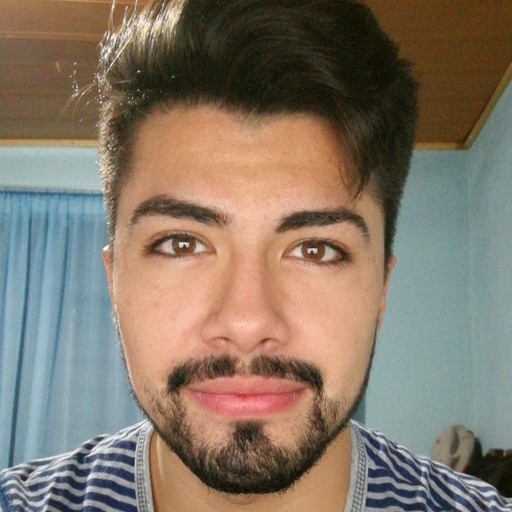
#> input picture week-08/training-data/s1/1.jpg, 512 x 512 px; its folder holds only this picture in this run
$ jupyter execute --allow-errors Semana8.ipynb
#> lines starting #> are read from the running program, lines starting #| are printed output that depends on the picture
# Semana 8: Detección de caras con PCA

En esta asignación se implementa la detección de caras mediante PCA.

1. Se importan las dependencias necesarias y algunas funciones auxiliares.

[cell 1]
import cv2
import os
import numpy as np
import matplotlib.pyplot as plt

def draw_rectangle(img, rect):
    (x, y, w, h) = rect
    cv2.rectangle(img, (x, y), (x+w, y+h), (0, 255, 0), 2)

# Escribe texto sobre la imagen


def draw_text(img, text, x, y):
    cv2.putText(img, text, (x, y), cv2.FONT_HERSHEY_PLAIN, 1.5, (0, 255, 0), 2)

2. Se cargan las etiquetas de clasificación.

[cell 2]
# Lista de personas
subjects = ["", "Brandon", "Kevin", "Miguel", "Rodolfo", "Randald"]

3. Se crea el método de detección facial.

[cell 3]
# función de detección de cara.
def detect_face(img):
    # convierte la imagen a escala de grises.
    gray = cv2.cvtColor(img, cv2.COLOR_BGR2GRAY)

    # Carga un detector de caras LBP.
    face_cascade = cv2.CascadeClassifier('lbpcascade_frontalface.xml')

    # obtiene la lista de caras.
    faces = face_cascade.detectMultiScale(
        gray, scaleFactor=1.2, minNeighbors=5)

    if (len(faces) == 0):
        return None, None

    # Extrae el área de la cara.
    (x, y, w, h) = faces[0]

    # Retorna la parte de la cara de la imagen
    return gray[y:y+w, x:x+h], faces[0]

4. Función de preparación para los datos de entrenamiento.

[cell 4]
# Entrenamiento a partir de las caras.
def prepare_training_data(data_folder_path):
#> called with data_folder_path = 'training-data'
    dirs = os.listdir(data_folder_path)
    faces = []
    labels = []

    for dir_name in dirs:
        if not dir_name.startswith("s"):
            continue

        label = int(dir_name.replace("s", ""))

        subject_dir_path = data_folder_path + "/" + dir_name

        subject_images_names = os.listdir(subject_dir_path)

        for image_name in subject_images_names:
            if image_name.startswith("."):
                continue

            image_path = subject_dir_path + "/" + image_name

            image = cv2.imread(image_path)
#> image is the input picture: shape (512, 512, 3); mean B, G, R 104, 118.9, 132.1

            # detect face
            face, rect = detect_face(image)
#> in detect_face, `faces = face_cascade.detectMultiScale( gray, scaleFactor=1.2, minNeigh..`: faces = [[64, 106, 365, 365]]
#> in detect_face, `(x, y, w, h) = faces[0]`: x = 64; y = 106; w = 365
#> rect = [64, 106, 365, 365]

            if face is not None:
                # add face to list of faces
                faces.append(face)
                # add label for this face
                labels.append(label)
#> pass 2 of the loop in prepare_training_data, `for dir_name in dirs:`:
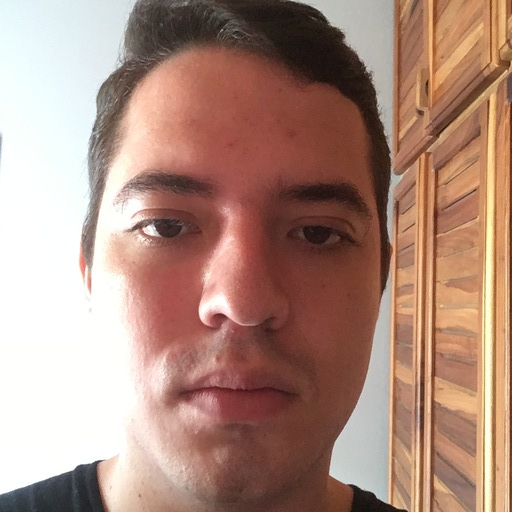
#> input picture week-08/training-data/s2/1.jpg, 512 x 512 px
#> in prepare_training_data, image is the input picture: shape (512, 512, 3); mean B, G, R 126.3, 140.1, 173.9
#> in detect_face (call 2), `gray = cv2.cvtColor(img, cv2.COLOR_BGR2GRAY)`:
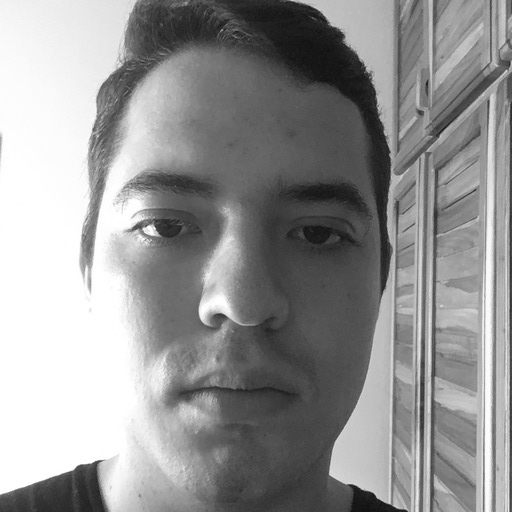
#> gray: shape (512, 512); min 14, max 255, mean 148.7
#> in detect_face (call 2), `faces = face_cascade.detectMultiScale( gray, scaleFactor=1.2, minNeigh..`: faces = ()

    return faces, labels

5. Se implementa método de predicción.

[cell 5]
def predict(test_img):
    # realiza una copia de la imagen original.
    img = test_img.copy()
    # detecta la cara y el rectángulo en la imagen de origen.
    face, rect = detect_face(img)

    # etiqueta un resultado asociado a una persona y también la confianza.
    label, confidence = face_recognizer.predict(face)

    # etiqueta.
    label_text = subjects[label]

    # dibuja un rectángulo sobre la imagen.
    draw_rectangle(img, rect)
    # escribe el nombre del sujeto.
    draw_text(img, label_text, rect[0], rect[1]-5)

    return img

6. Se realiza el entrenamiento del modelo.

[cell 6]
faces, labels = prepare_training_data("training-data")
#> faces = 1 item; labels = [1]

print("Caras totales: ", len(faces))
#| Caras totales:  1
print("Etiquetas totales: ", len(labels))
#| Etiquetas totales:  1

# Crea un detector de caras.
face_recognizer = cv2.face.LBPHFaceRecognizer_create()

# Entrena el detector de caras.
face_recognizer.train(faces, np.array(labels))

7. Se realiza la predicción con imágenes de prueba.

[cell 7]
# Carga las imágenes de prueba.
test_img1 = cv2.imread("test-data/test1.jpg")
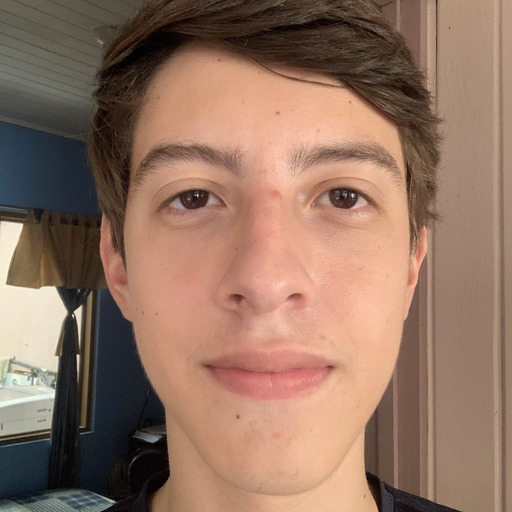
#> input picture week-08/test-data/test1.jpg, 512 x 512 px
#> test_img1 is the input picture: shape (512, 512, 3); mean B, G, R 97.8, 115.3, 146.7
test_img2 = cv2.imread("test-data/test2.jpg")
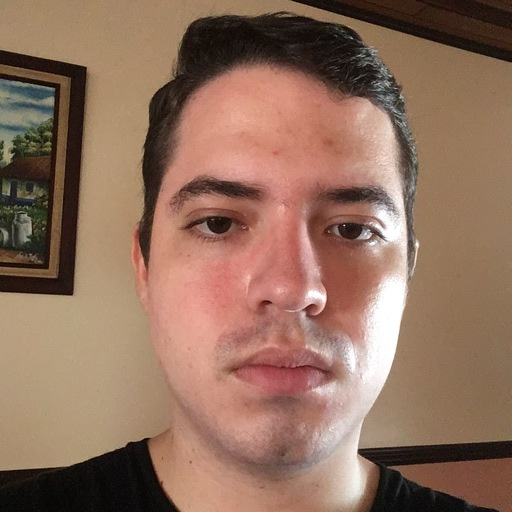
#> input picture week-08/test-data/test2.jpg, 512 x 512 px
#> test_img2 is the input picture: shape (512, 512, 3); mean B, G, R 93.6, 111.9, 145.1
test_img3 = cv2.imread("test-data/test3.jpg")
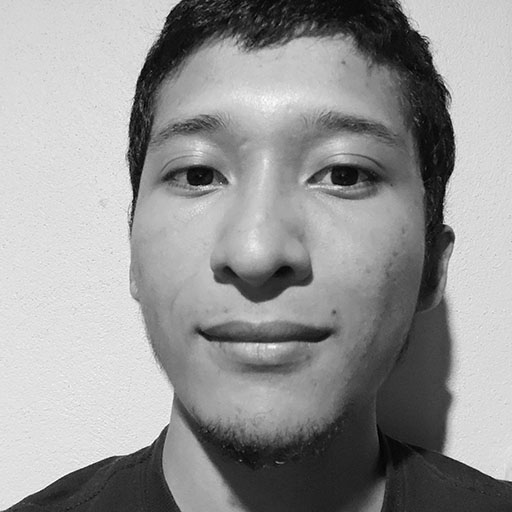
#> input picture week-08/test-data/test3.jpg, 512 x 512 px
#> test_img3 is the input picture: shape (512, 512, 3); min 0, max 255, mean 150.3
test_img4 = cv2.imread("test-data/test4.jpg")
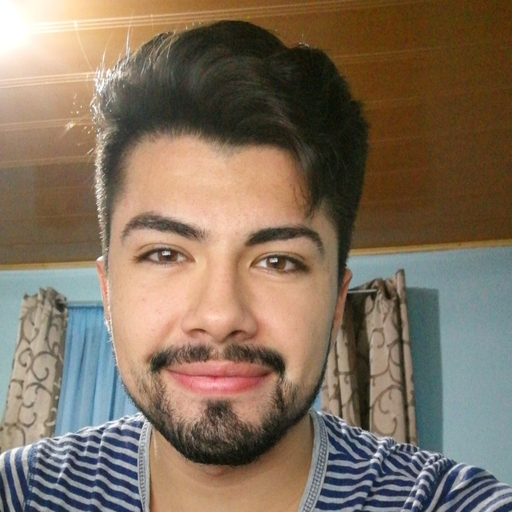
#> input picture week-08/test-data/test4.jpg, 512 x 512 px
#> test_img4 is the input picture: shape (512, 512, 3); mean B, G, R 94.9, 112.7, 129.4
test_img5 = cv2.imread("test-data/test5.jpg")

# Ejecuta las predicciones
predicted_img1 = predict(test_img1)
#> in detect_face (call 3), `gray = cv2.cvtColor(img, cv2.COLOR_BGR2GRAY)`:
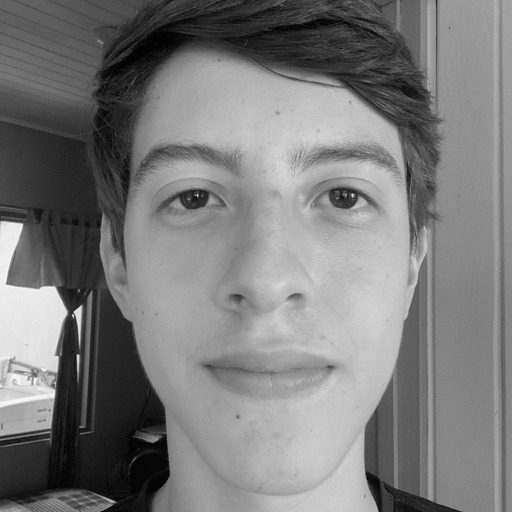
#> gray: shape (512, 512); min 0, max 253, mean 122.8
#> in detect_face (call 3), `faces = face_cascade.detectMultiScale( gray, scaleFactor=1.2, minNeigh..`: faces = [[68, 50, 407, 407]]
#> in detect_face (call 3), `(x, y, w, h) = faces[0]`: x = 68; y = 50; w = 407
#> in predict, `face, rect = detect_face(img)`: rect = [68, 50, 407, 407]
#> in predict, `label, confidence = face_recognizer.predict(face)`: label = 1; confidence = 31.97
#> in predict, `label_text = subjects[label]`: label_text = 'Brandon'
#> in draw_rectangle, `(x, y, w, h) = rect`: x = 68; y = 50; w = 407
predicted_img2 = predict(test_img2)
#> in detect_face (call 4), `gray = cv2.cvtColor(img, cv2.COLOR_BGR2GRAY)`:
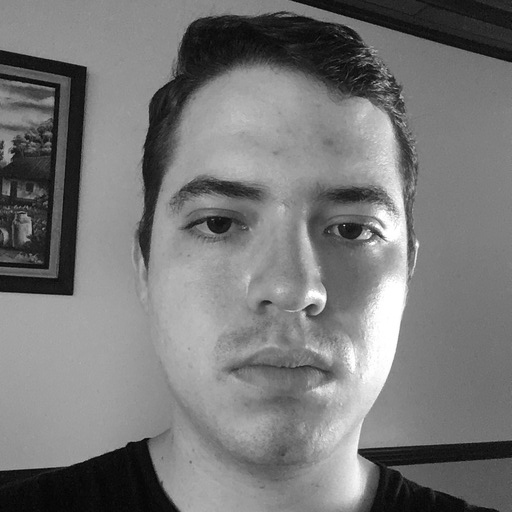
#> gray: shape (512, 512); min 1, max 255, mean 119.8
#> in detect_face (call 4), `faces = face_cascade.detectMultiScale( gray, scaleFactor=1.2, minNeigh..`: faces = [[74, 60, 407, 407]]
#> in detect_face (call 4), `(x, y, w, h) = faces[0]`: x = 74; y = 60
predicted_img3 = predict(test_img3)
#> in predict (call 3), `face, rect = detect_face(img)`:
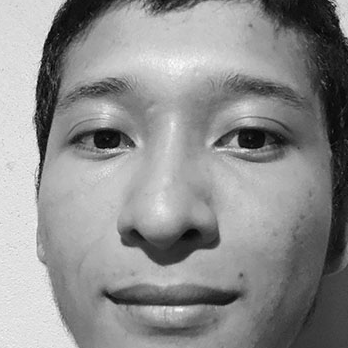
#> face: shape (348, 348); min 0, max 255, mean 142.2
#> in predict (call 3), `face, rect = detect_face(img)`: rect = [93, 37, 348, 348]
#> in predict (call 3), `label, confidence = face_recognizer.predict(face)`: confidence = 30.08
predicted_img4 = predict(test_img4)
#> in detect_face (call 6), `gray = cv2.cvtColor(img, cv2.COLOR_BGR2GRAY)`:
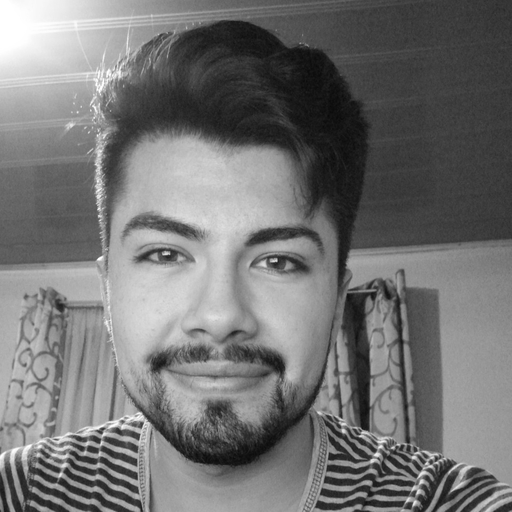
#> gray: shape (512, 512); min 9, max 255, mean 115.7
#> in detect_face (call 6), `faces = face_cascade.detectMultiScale( gray, scaleFactor=1.2, minNeigh..`: faces = [[72, 142, 291, 291]]
#> in detect_face (call 6), `(x, y, w, h) = faces[0]`: x = 72; y = 142; w = 291
#> in predict (call 4), `face, rect = detect_face(img)`:
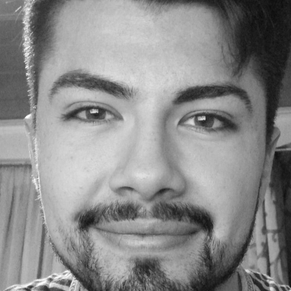
#> face: shape (291, 291); min 12, max 254, mean 138.2
#> in predict (call 4), `face, rect = detect_face(img)`: rect = [72, 142, 291, 291]
#> in predict (call 4), `label, confidence = face_recognizer.predict(face)`: confidence = 24.36
#> call 4 of draw_text, with text = 'Brandon', x = 72, y = 137
#> in draw_text (call 4), `cv2.putText(img, text, (x, y), cv2.FONT_HERSHEY_PLAIN, 1.5, (0, 255, 0..`:
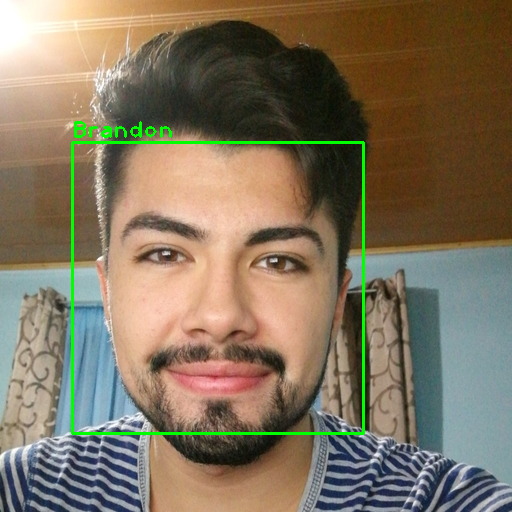
#> img: shape (512, 512, 3); mean B, G, R 93.6, 115.1, 127.8
#> (the rest of this cell did not finish here and is left out)
